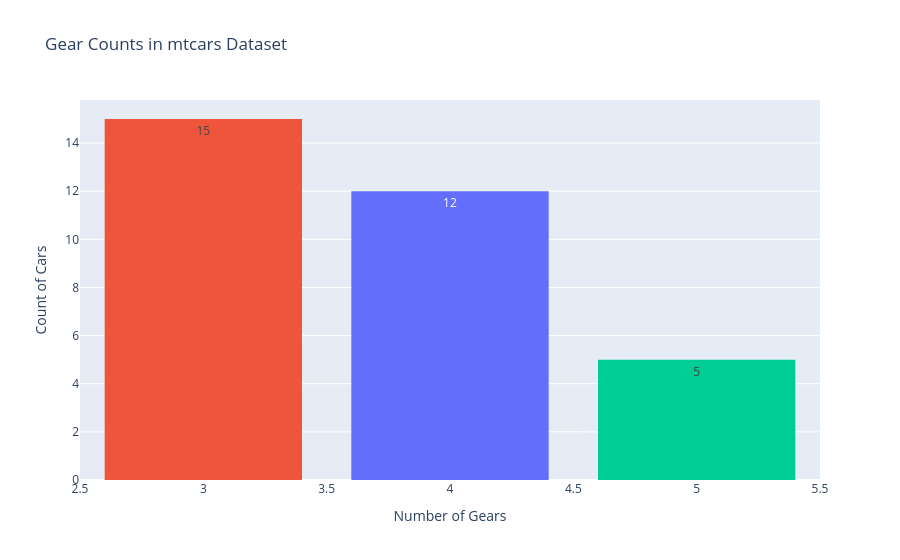

Notebook code cell kept with this figure:
### Code cell
fig = px.histogram(mtcars, x="gear", color="gear",   title="Gear Counts in mtcars Dataset", 
                   labels={"gear": "Number of Gears"}, text_auto=True)
# Improve layout
fig.update_layout(bargap=0.2, showlegend=False, xaxis_title="Number of Gears", yaxis_title="Count of Cars")
fig.show();

### Figure 1 — Plotly figure (JSON) as saved in the notebook; plotly's stock layout.template omitted (floating-point values rounded to 4 significant figures)
{"data": [{"bingroup": "x", "hovertemplate": "Number of Gears=%{x}<br>count=%{y}<extra></extra>", "legendgroup": "4", "marker": {"color": "#636efa", "pattern": {"shape": ""}}, "name": "4", "orientation": "v", "showlegend": true, "texttemplate": "%{value}", "type": "histogram", "x": [4, 4, 4, 4, 4, 4, 4, 4, 4, 4, 4, 4], "xaxis": "x", "yaxis": "y"}, {"bingroup": "x", "hovertemplate": "Number of Gears=%{x}<br>count=%{y}<extra></extra>", "legendgroup": "3", "marker": {"color": "#EF553B", "pattern": {"shape": ""}}, "name": "3", "orientation": "v", "showlegend": true, "texttemplate": "%{value}", "type": "histogram", "x": [3, 3, 3, 3, 3, 3, 3, 3, 3, 3, 3, 3, 3, 3, 3], "xaxis": "x", "yaxis": "y"}, {"bingroup": "x", "hovertemplate": "Number of Gears=%{x}<br>count=%{y}<extra></extra>", "legendgroup": "5", "marker": {"color": "#00cc96", "pattern": {"shape": ""}}, "name": "5", "orientation": "v", "showlegend": true, "texttemplate": "%{value}", "type": "histogram", "x": [5, 5, 5, 5, 5], "xaxis": "x", "yaxis": "y"}], "layout": {"bargap": 0.2, "barmode": "relative", "legend": {"title": {"text": "Number of Gears"}, "tracegroupgap": 0}, "showlegend": false, "title": {"text": "Gear Counts in mtcars Dataset"}, "xaxis": {"anchor": "y", "categoryarray": [4, 3, 5], "categoryorder": "array", "domain": [0, 1], "title": {"text": "Number of Gears"}}, "yaxis": {"anchor": "x", "domain": [0, 1], "title": {"text": "Count of Cars"}}}}
